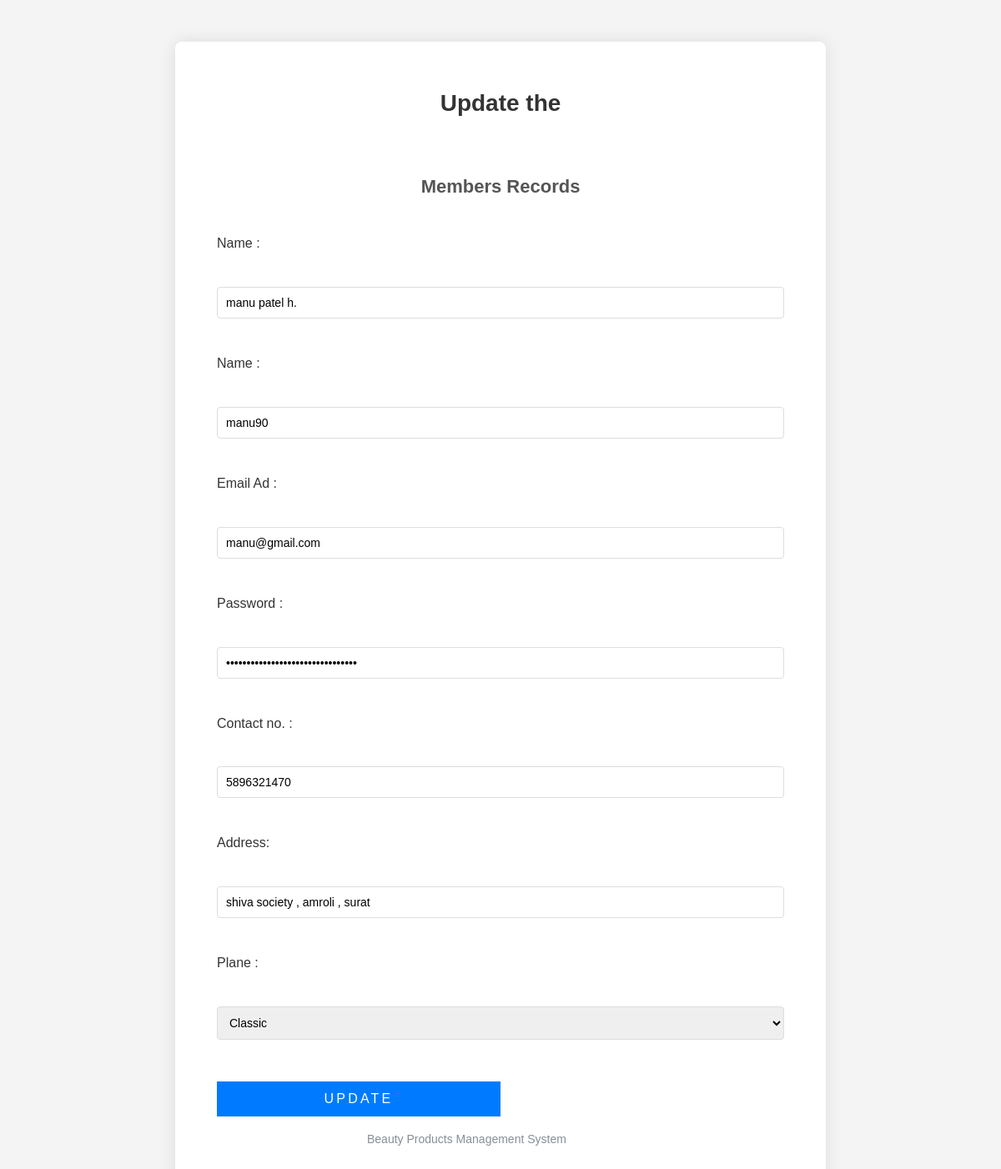
The app's page /admin/update.php?id=8 (signed in) with its own data.
### tables this page shows
CREATE TABLE `register` (
  `id` int(11) NOT NULL,
  `fullname` varchar(50) DEFAULT NULL,
  `uname` varchar(50) DEFAULT NULL,
  `email` varchar(50) DEFAULT NULL,
  `password` varchar(100) DEFAULT NULL,
  `contact` varchar(50) DEFAULT NULL,
  `address` varchar(50) DEFAULT NULL,
  `plan` varchar(50) DEFAULT NULL
);

### admin/update.php (the view, shortened to what this page needs)
<?php
if (!isset($_SESSION['email'])) {
  header('location:logout.php');
  } else{
?>
<!DOCTYPE html>
<html lang="en">
<head>
    <link rel="stylesheet" href="style.css">
</head>
<body>
    <div class="container">
        <div class="table1">
            <h1 class="title"> Update the </h1>
            <div class="t-contect">
                <h1>Members Records</h1>
                <?php
                include "connection.php";
                $user_id = $_GET['id'];
                $sql = "select * from register where id='$user_id'";
                $result = mysqli_query($con, $sql);
                while ($row = mysqli_fetch_assoc($result)) {
                ?>
                    <form action="" method="post">
                        <p>
                            <label for="fname" class="name">Name :</label><br>
                            <input type="text" value="<?php echo $row['fullname']; ?>" name="fname">
                        </p>
                        <p>
                            <label for="fname" class="name">Name :</label><br>
                            <input type="text" value="<?php echo $row['uname']; ?>" name="uname">
                        </p>
                        <p>
                            <label for="email" class="name">Email Ad : </label> <br>
                            <input type="email" value="<?php echo $row['email']; ?>"  name="email">
                        </p>
                        <p>
                            <label for="pass" class="name">Password :</label><br>
                            <input type="password" value="<?php echo $row['password']; ?>" name="pass">
                        </p>
                        <p>
                            <label for="phone" class="name">Contact no. :</label> <br>
                            <input type="number" value="<?php echo $row['contact']; ?>" name="no">
                        </p>
                        <p>
                            <label for="phone" class="name">Address:</label> <br>
                            <input type="text" value="<?php echo $row['address']; ?>" name="ad">
                        </p>
                        <p>
                            <label for="gender" id="gen" class="name">Plane :</label><br>
                            <select name="plan" id="select" placeholder="" >
                                <option value="Classic">Classic</option>
                            </select>
                        </p>
                            <p>
                                <button type="submit" class="btn" value="" name="update">update</button>
                            </p>
                    </form>
                <?php
                }
                include "includes/footer.php";
                ?>
            </div>
        </div>
    </div>
</body>
</html>
<?php
  }
?>

### css/style.css (style rules this page uses)
html { overflow-x: hidden; }
body { background: #fff; font-family: "Open Sans", Arial, sans-serif; font-weight: 400; font-size: 15px; line-height: 1.8; color: #868e96; }
h1, h2, h3, h4, h5 { color: #000; }
.btn, .form-control { outline: none; -webkit-box-shadow: none !important; box-shadow: none !important; border-radius: 0px !important; }
.btn { font-size: 13px; text-transform: uppercase; letter-spacing: .2em; }
body { margin: 0; font-family: Arial, sans-serif; }

### admin/update.php (style rules this page uses)
body { font-family: 'Arial', sans-serif; background-color: #f4f4f4; margin: 0; padding: 0; }
.container { width: 60%; margin: 50px auto; padding: 30px; background-color: #ffffff; border-radius: 8px; box-shadow: 0 0 20px rgba(0, 0, 0, 0.1); }
.title { text-align: center; font-size: 28px; color: #333; margin-bottom: 20px; }
.t-contect { padding: 20px; }
h1 { text-align: center; font-size: 22px; color: #555; margin-bottom: 20px; }
form { display: flex; flex-direction: column; align-items: center; }
p { width: 100%; margin-bottom: 15px; }
.label, .name { font-size: 16px; color: #333; margin-bottom: 5px; display: block; }
input[type="text"], input[type="email"], input[type="password"], input[type="number"], select { width: 100%; padding: 10px; font-size: 14px; margin: 5px 0 10px; border: 1px solid #ddd; border-radius: 4px; box-sizing: border-box; transition: all 0.3s ease; }
.btn { width: 100%; padding: 12px; background-color: #007BFF; color: #ffffff; border: none; border-radius: 4px; font-size: 16px; cursor: pointer; transition: background-color 0.3s ease; text-align: center; }
select { cursor: pointer; }
button[type="submit"] { width: 50%; margin-top: 10px; }

### records on screen
register: fname "manu patel h.", uname "manu90", email "manu@gmail.com", no "5896321470", ad "shiva society , amroli , surat"
